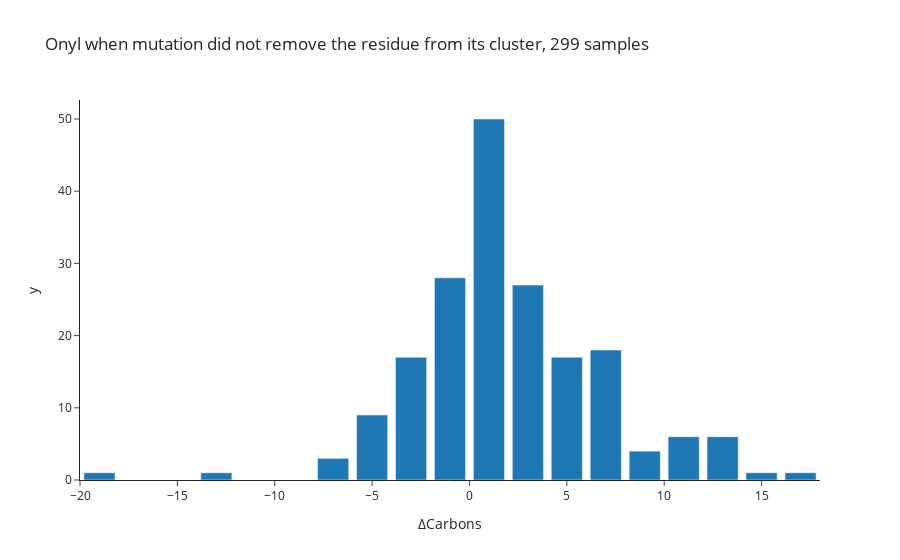

Source (notebook cell):
### Code cell
pbbty, bins = np.histogram(mut_same_carbons, bins=np.arange(-20., 20., 2))
bins = 0.5 * (bins[:-1] + bins[1:])
px.bar(x=bins, y=pbbty,
    labels={'x': 'ΔCarbons'},
    title = f'Onyl when mutation did not remove the residue from its cluster, {len(mut_diff_ddgs)} samples')

### Figure 1 — Plotly figure (JSON) as saved in the notebook; plotly's stock layout.template omitted (floating-point values rounded to 4 significant figures)
{"data": [{"alignmentgroup": "True", "hovertemplate": "ΔCarbons=%{x}<br>y=%{y}<extra></extra>", "legendgroup": "", "marker": {"color": "#1F77B4", "pattern": {"shape": ""}}, "name": "", "offsetgroup": "", "orientation": "v", "showlegend": false, "textposition": "auto", "type": "bar", "x": [-19, -17, -15, -13, -11, -9, -7, -5, -3, -1, 1, 3, 5, 7, 9, 11, 13, 15, 17], "xaxis": "x", "y": [1, 0, 0, 1, 0, 0, 3, 9, 17, 28, 50, 27, 17, 18, 4, 6, 6, 1, 1], "yaxis": "y"}], "layout": {"barmode": "relative", "legend": {"tracegroupgap": 0}, "title": {"text": "Onyl when mutation did not remove the residue from its cluster, 299 samples"}, "xaxis": {"anchor": "y", "domain": [0, 1], "title": {"text": "ΔCarbons"}}, "yaxis": {"anchor": "x", "domain": [0, 1], "title": {"text": "y"}}}}
